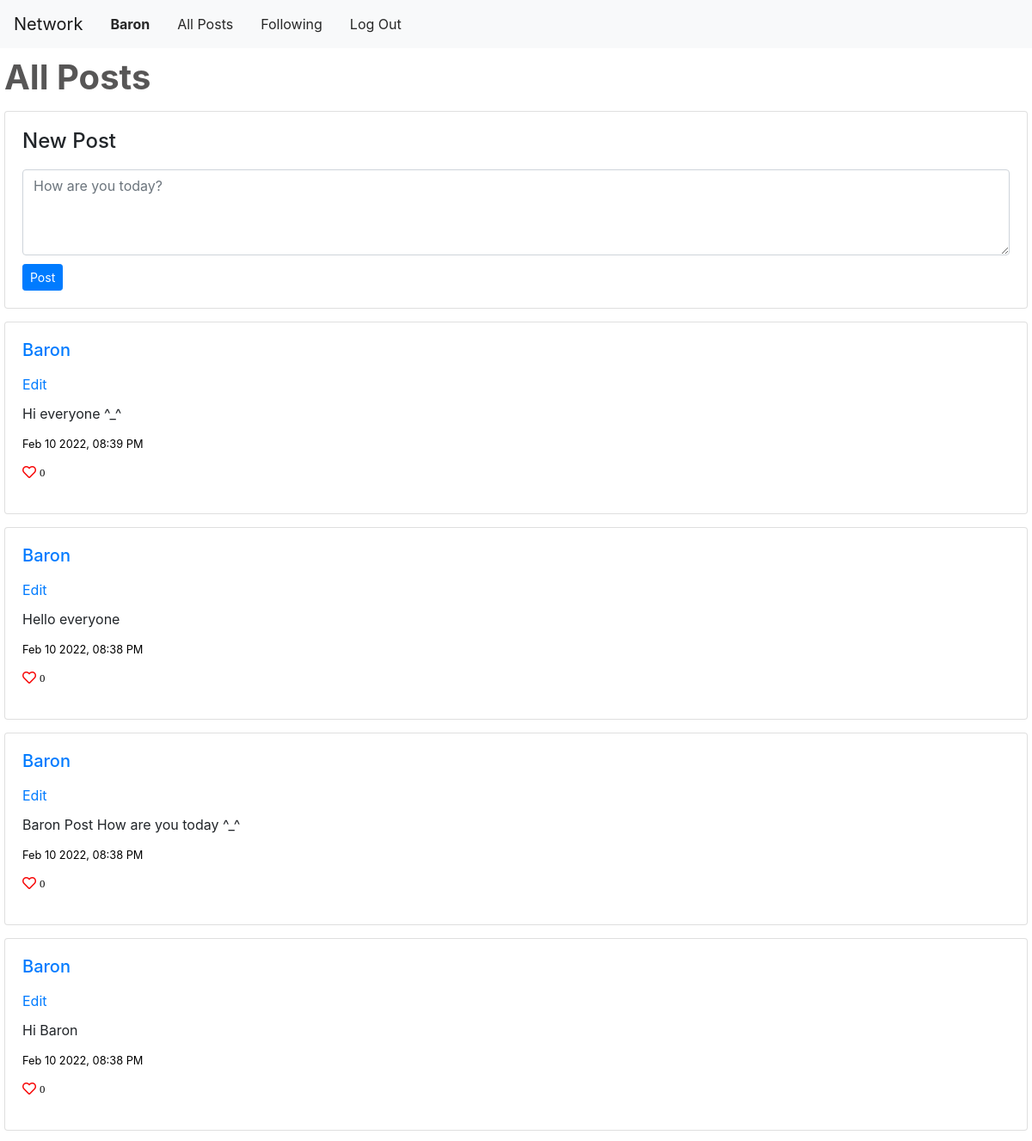
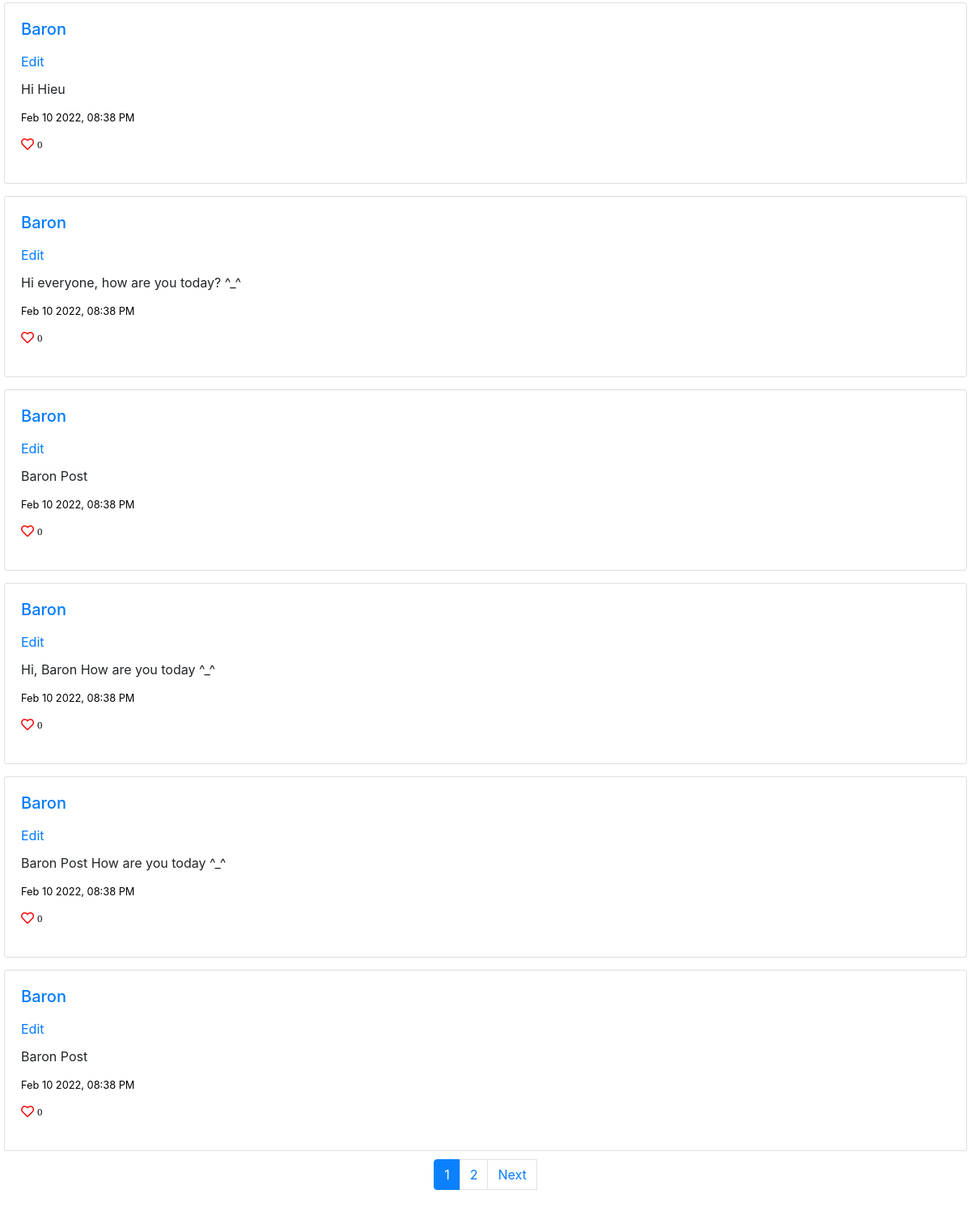
Screenshot of / (signed in) with the database file from the repository (2 pictures, top to bottom).
### network/models.py (models this page shows, shortened)
class User(AbstractUser):
    pass

class Post(models.Model):
    user = models.ForeignKey(User, on_delete=models.CASCADE)
    text = models.CharField(max_length=160, default=None)
    post_date = models.DateTimeField(default=datetime.datetime.now)

### network/views.py (the view)
# urls.py: path("", views.index, name="index"),
def index(req):
    if req.user.is_authenticated:
        userRegisted = req.session['_auth_user_id']
        userLikes = Like.objects.filter(
            post=OuterRef('id'), user_id=userRegisted)
        userPosts = Post.objects.filter().order_by(
            '-post_date').annotate(current_like=Count(userLikes.values('id')))
    else:
        userPosts = Post.objects.order_by('-post_date').all()
    userPosts = formatDateTime(userPosts)
    pagePost = calculateNewFeed(req, userPosts)
    return render(req, "network/index.html", {
        'posts': pagePost,
    })

### network/views.py (called while the page is built)
def formatDateTime(pagePost):
    newPagePost = []
    for item in pagePost:
        item.post_date = item.post_date.strftime("%b %d %Y, %I:%M %p")
        newPagePost.append(item)
    return newPagePost

def calculateNewFeed(req, userPosts):
    pagePaginator = Paginator(userPosts, MAX_NUMBER_OF_POSTS_PAGE)
    pageNum = req.GET.get('page')
    return pagePaginator.get_page(pageNum)

### network/templates/network/index.html (shortened to what this page needs)
{% extends "network/layout.html" %}
{% load static %}
{% block body %}
<h1 id ='titleHeader'>All Posts</h1>
 {% include "network/post_status_user.html" %}
<div id="posts">
    {% for post in posts %}
    <div class="card">
        <div class="rounderCard">
            <h5 class="cardUserNameAndLink"><a href="{% url 'profile' post.user.username %}">{{post.user.username}}</a></h5>
            {%if post.user_id == user.id %}
            <a href="#" class="cardEditText" id="editButton_{{post.id}}" data-id="{{post.id}}" data-toggle="modal">Edit</a>
            {%endif%}
            <p class="cardContentPost" id="post_text_{{post.id}}"> {{ post.text }}</p>
            <p class="cardContentPost"><small class="small_text">{{post.post_date}}</small></p>
            <p class="cardContentPost">
                <div data-id="{{post.id}}" dataLikeId="{{post.id}}"
                    class="cardEditText {% if post.current_like > 0 %} fas {%else%} far {% endif %} fa-heart">&nbsp<small
                        class="small_text">{{post.like_set.count}}</small>
                        </div>
            </p>
        </div>
    </div>
    {% empty %}
    <h2>No posts</h2>
    {% endfor %}
</div>
{% endblock %}

### network/templates/network/layout.html (shortened to what this page needs)
{% load static %}
<!DOCTYPE html>
<html lang="en">
  <head>
    <link
      rel="stylesheet"
      href="https://stackpath.bootstrapcdn.com/bootstrap/4.5.0/css/bootstrap.min.css"
    />
    <link href="https://use.fontawesome.com/releases/v5.13.0/css/all.css" rel="stylesheet" />
    <link href="{% static 'network/styles.css' %}" rel="stylesheet" />
  </head>
  <body>
    <nav class="navbar navbar-expand-lg navbar-light bg-light">
      <a class="navbar-brand" href="{% url 'index' %}">Network</a>
      <div>
        {% with request.resolver_match.url_name as url_name %}
        <ul class="navbar-nav mr-auto">
          {% if user.is_authenticated %}
          <li class="navigationItem {% if url_name == 'profile' %}active{% endif %}">
            <a class="navigationInsideLinkItem" href="{% url 'profile' user.username %}"
              ><strong>{{ user.username }}</strong></a
            >
          </li>
          {% endif %}
          <li class="navigationItem {% if url_name == 'index' %}active{% endif %}">
            <a class="navigationInsideLinkItem" href="{% url 'index' %}">All Posts</a>
          </li>
          {% if user.is_authenticated %}
          <li class="navigationItem {% if url_name == 'following' %}active{% endif %}">
            <a class="navigationInsideLinkItem" href="{% url 'following' %}">Following</a>
          </li>
          <li class="navigationItem {% if url_name == 'logout' %}active{% endif %}">
            <a class="navigationInsideLinkItem" href="{% url 'logout' %}">Log Out</a>
          </li>
          {% endif %}
        </ul>
        {% endwith %}
      </div>
    </nav>
    <div class="body">
      {% block body %} {% endblock %}
      <ul class="pagination justify-content-center">
         {%if posts.paginator.num_pages > 1 %} {% for num in posts.paginator.page_range%}
        {% if posts.number == num %}
        <li class="itemNavigation active">
          <a class="page-link">{{ num }}</a>
        </li>
        {% elif num > posts.number|add:'-3' and num < posts.number|add:'3' %}
        <li class="itemNavigation">
          <a class="page-link" href="?page={{ num }}">{{ num }}</a>
        </li>
        {% endif %} {% endfor %} {% endif %} {% if posts.has_next %}
        <li class="itemNavigation">
          <a class="page-link" href="?page={{ posts.next_page_number }}"> Next </a>
        </li>
        {% endif %}
      </ul>
    </div>
  </body>
</html>

### network/static/network/styles.css (style rules this page uses)
.fa-heart { color: rgb(247, 9, 9) !important; cursor: pointer; }
.itemNavigation.active .page-link { color: white; background-color: #0c81ff; border-color: #0c81ff; }
.itemNavigation:first-child .page-link { margin-left: 0; border-top-left-radius: 0.25rem; border-bottom-left-radius: 0.25rem; }
.body { padding: 10px 5px; }
.card { margin-top: 15px; animation-name: card; animation-duration: 1s; }
#titleHeader { animation: highlightText 3s linear; animation-fill-mode: forwards; color: black; background: linear-gradient(to right, #575656 0, white 5%, #575656 20%); background-position: 0; -webkit-background-clip: text; -webkit-text-fill-color: transparent; -webkit-text-size-adjust: none; font-weight: bold; text-decoration: none; white-space: nowrap; }
#buttonSubmitPost, #div_save_close_buttons, .justify-content-center { margin-top: 10px; }
.cardContentPost { margin: 10px 0; }
.small_text { color: black; vertical-align: middle; }
.rounderCard { flex: 1 1 auto; min-height: 1px; padding: 1.25rem; }
.cardUserNameAndLink { margin-bottom: 1rem; }
.navigationInsideLinkItem { display: block; padding: 0.5rem 1rem; color: rgba(15, 15, 15, 0.9); }

### rows the page displays
User: username "Baron"
Post: user.username "Baron", text "Hi everyone ^_^", post_date "Feb 10 2022, 08:39 PM", like_set.count "0"
Post: user.username "Baron", text "Hello everyone", post_date "Feb 10 2022, 08:38 PM", like_set.count "0"
Post: user.username "Baron", text "Baron Post How are you today ^_^", post_date "Feb 10 2022, 08:38 PM", like_set.count "0"
Post: user.username "Baron", text "Hi Baron", post_date "Feb 10 2022, 08:38 PM", like_set.count "0"
Post: user.username "Baron", text "Hi Hieu", post_date "Feb 10 2022, 08:38 PM", like_set.count "0"
Post: user.username "Baron", text "Hi everyone, how are you today? ^_^", post_date "Feb 10 2022, 08:38 PM", like_set.count "0"
Post: user.username "Baron", text "Baron Post", post_date "Feb 10 2022, 08:38 PM", like_set.count "0"
Post: user.username "Baron", text "Hi, Baron How are you today ^_^", post_date "Feb 10 2022, 08:38 PM", like_set.count "0"
Post: user.username "Baron", text "Baron Post How are you today ^_^", post_date "Feb 10 2022, 08:38 PM", like_set.count "0"
Post: user.username "Baron", text "Baron Post", post_date "Feb 10 2022, 08:38 PM", like_set.count "0"

### other values shown
{{ num }} "1"
{{ num }} "2"
